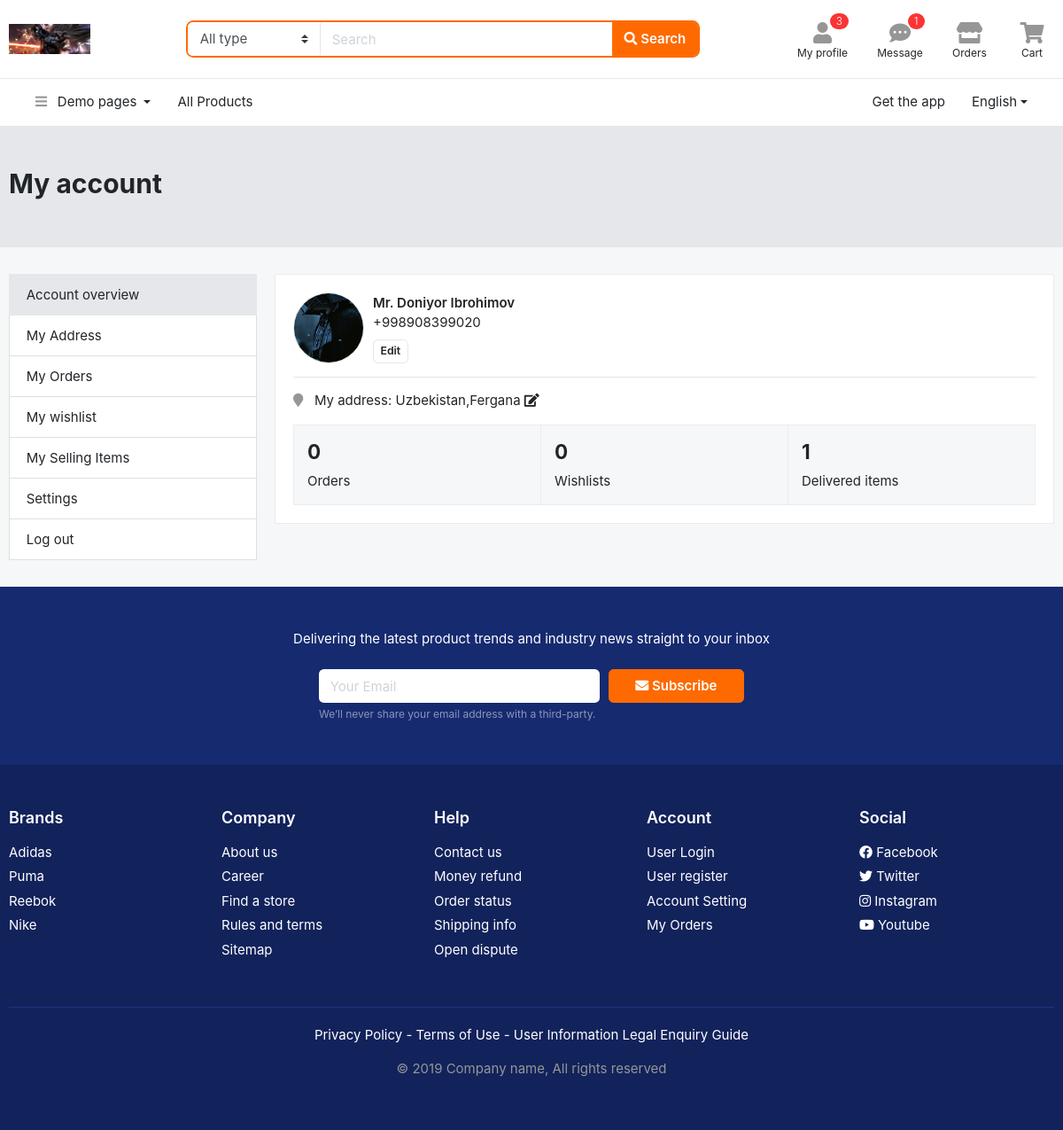
Page /users/prodile/ (signed in) on the committed database.
### users/models.py (models this page shows)
class User(AbstractUser):
    phone=models.CharField(max_length=13,unique=True)
    gender=models.CharField(max_length=10,choices=GENDER.choices)
    birth_date=models.DateField(blank=True,null=True)
    confirmation_code=models.CharField(max_length=10)
    confirmed=models.BooleanField(default=False)
    country=models.CharField(max_length=50,blank=True,null=True)
    city=models.CharField(max_length=50,blank=True,null=True)

### users/views.py (the view)
# urls.py: path('prodile/',ProfileView.as_view(),name='profile'),
class ProfileView(View):
    def get(self,request):
        if request.user.is_authenticated and request.user.confirmed:
            return render(request,'profile-main.html')
        return redirect('login')

### templates/profile-main.html
{% extends 'base.html' %}
{% load static %}
{% block content %}
<section class="section-pagetop bg-gray">
<div class="container">
	<h2 class="title-page">My account</h2>
</div>
</section>
<section class="section-content padding-y">
<div class="container">
<div class="row">
	<aside class="col-md-3">
		<nav class="list-group">
			<a class="list-group-item active" href="page-profile-main.html"> Account overview  </a>
			<a class="list-group-item" href="{% url 'address' %}"> My Address </a>
			<a class="list-group-item" href="{% url 'orders' %}"> My Orders </a>
			<a class="list-group-item" href="{% url 'wishlist' %}"> My wishlist </a>
			<a class="list-group-item" href="page-profile-seller.html"> My Selling Items </a>
			<a class="list-group-item" href="{% url 'settings' %}"> Settings </a>
			<a class="list-group-item" href="{% url 'logout' %}"> Log out </a>
		</nav>
	</aside>
	<main class="col-md-9">
		<article class="card mb-3">
			<div class="card-body">
				<figure class="icontext">
						<div class="icon">
							<img class="rounded-circle img-sm border" src="{% static 'images/img.png' %}">
						</div>
						<div class="text">
							<strong> {% if request.user.gender == 'Male' %} Mr. {% else %} Mrs. {% endif %} {{request.user.get_full_name}} </strong> <br>
							<p class="mb-2">+{{request.user.phone}} </p>
							<a href="#" class="btn btn-light btn-sm">Edit</a>
						</div>
				</figure>
				<hr>
				<p>
					<i class="fa fa-map-marker text-muted"></i> &nbsp; My address:
					{{ request.user.country}},{{request.user.city}}
					<a href="#" class="btn-link"> <i class="fa fa-edit"></i></a>
				</p>
				<article class="card-group card-stat">
					<figure class="card bg">
						<div class="p-3">
							 <h4 class="title">{{request.user.order_set.all.count}}</h4>
							<span>Orders</span>
						</div>
					</figure>
					<figure class="card bg">
						<div class="p-3">
							 <h4 class="title">{{request.user.favorite_set.all.count}}</h4>
							<span>Wishlists</span>
						</div>
					</figure>
					<figure class="card bg">
						<div class="p-3">
							 <h4 class="title">1</h4>
							<span>Delivered items</span>
						</div>
					</figure>
				</article>
			</div>
		</article>
	</main>
</div>
</div>
</section>
{% endblock %}

### static/css/ui.css (style rules this page uses)
html { font-family:'Inter', sans-serif;font-size:15px }
.img-xs,.img-sm,.img-md,.img-lg { -o-object-fit:cover;object-fit:cover;-ms-flex-negative:0;flex-shrink:0;-webkit-box-flex:0;-ms-flex-positive:0;flex-grow:0 }
.img-sm { width:80px;height:80px }
.padding-y { padding-top:30px;padding-bottom:30px }
figure { margin-bottom:0 }
article:after,.form-group:after { display:block;clear:both;content:"" }
.bg { background-color:#f6f7f9 }
.title-page { color:#212529 }
.btn-light { background-color:#fff;border-color:#e5e7ea }
.icontext { display:-webkit-inline-box;display:-ms-inline-flexbox;display:inline-flex;-webkit-box-align:center;-ms-flex-align:center;align-items:center;vertical-align:middle }
.icontext p { margin-bottom:0 }
.icontext .text { width:100%;color:#212529 }
.icontext .icon { position:relative;margin-right:10px;-ms-flex-negative:0;flex-shrink:0;-webkit-box-flex:0;-ms-flex-positive:0;flex-grow:0 }
body { background-color:#f6f7f9 }
.section-pagetop { padding:45px 0 }

### rows in the picture
User: user.get_full_name "Doniyor Ibrohimov", user.phone "998908399020", user.country "Uzbekistan", user.city "Fergana", user.order_set.all.count "0", user.favorite_set.all.count "0"
